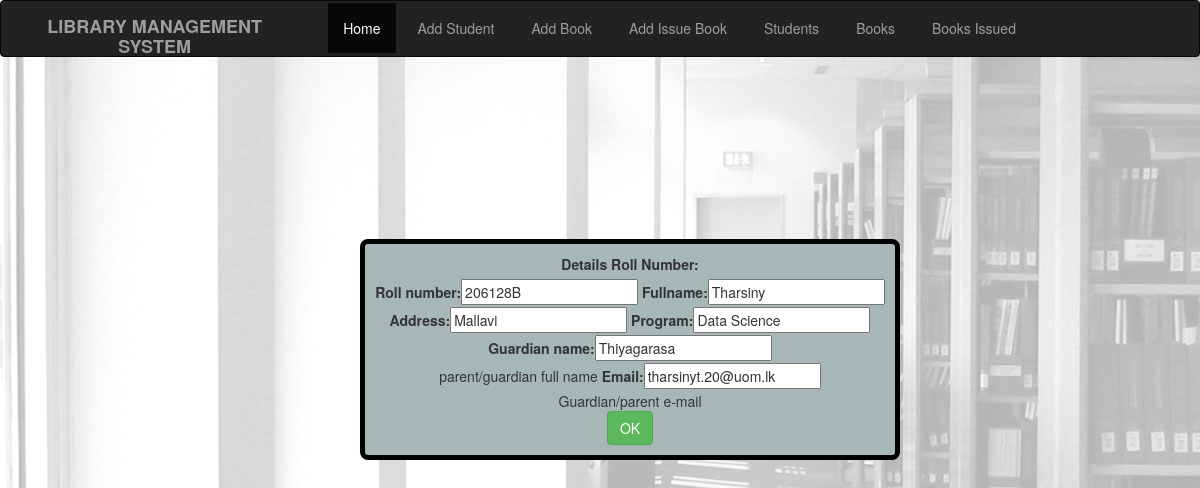
The page /edit/student/206128B on the database its author committed.
### library/models.py (models this page shows, shortened)
class Students(models.Model):
    roll_number = models.CharField(max_length=100,unique=True)
    fullname = models.CharField(max_length=100)
    address = models.CharField(max_length=100)
    program = models.CharField(max_length=100)
    Guardian_name=models.CharField(max_length=100,help_text="parent/guardian full name")
    Email=models.EmailField(max_length=100,help_text="Guardian/parent e-mail")

### library/views.py (the view)
# urls.py: path('edit/student/<str:roll>',views.edit_student_data,name="Edit Student data"),
def edit_student_data(request,roll):
    try:
        if request.method == "POST":
            std=Students.objects.get(id=request.session['id'])
            form = StudentsForm((request.POST),instance=std)
            if form.is_valid():
                form.save()
            del request.session['id']
            return redirect("/show_students")
        else:
            student_to_edit=Students.objects.get(roll_number=roll)
            student=StudentsForm(instance=student_to_edit)
            request.session["id"]=student_to_edit.id
            return render(request,'edit_student_data.html',{'student':student})
    except Exception as error:
        print(f"{error} occured at edit_student_data view")

### library/forms.py
class StudentsForm(forms.ModelForm):
    class Meta:
        model = Students
        fields = '__all__'

### library/templates/edit_student_data.html (shortened to what this page needs)
{% extends 'base.html' %}
{% block content %}
<div class="form">
<form method="POST" action=""  id="edit_student_data">
    <label>Details</label>
    <label>Roll Number:</label><br>
    {{student}}
    <br> <button type="submit" class="btn btn-success">OK</button>
</form>
</div>
{% endblock %}

### library/static/css/style.css (style rules this page uses)
form { margin-left:30%; border: black solid 5px; border-radius:8px; background-color: rgb(167, 183, 183); padding:10px; width: 45%; }

### library/templates/base.html (style rules this page uses)
body { background-image: url('static/images/bg_library.jpg'); text-align:center; }
form { margin-top:13em; }

### rows shown on the page
Students: roll_number "206128B", fullname "Tharsiny", address "Mallavi", program "Data Science", Guardian_name "Thiyagarasa", Email "tharsinyt.20@uom.lk"
